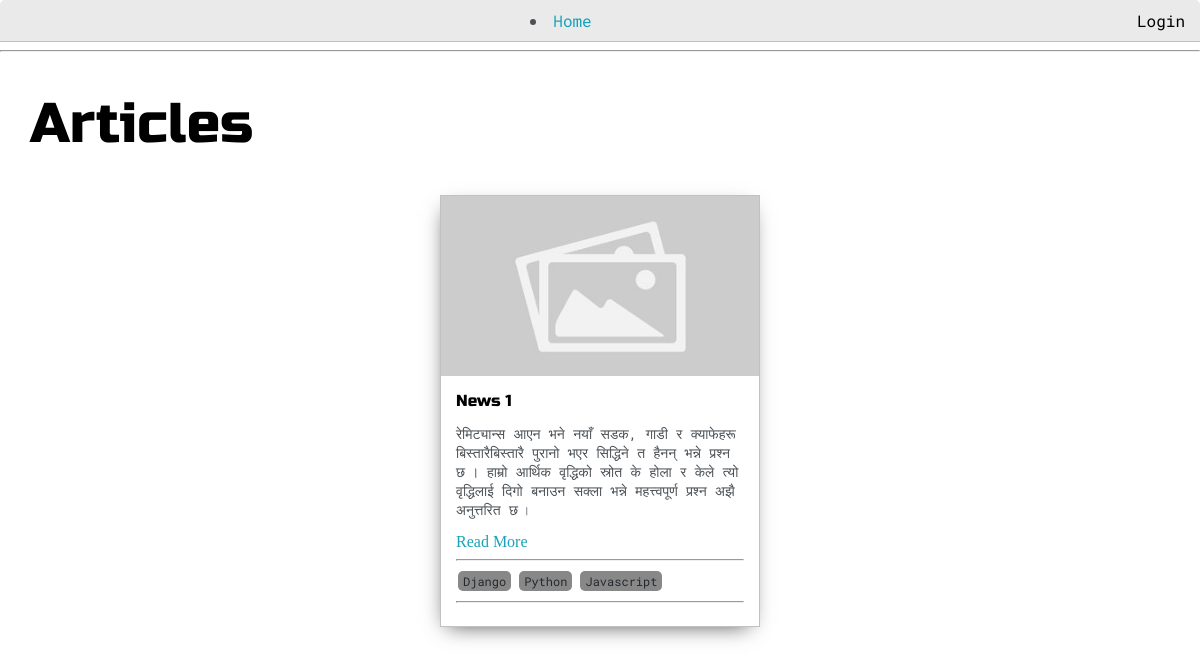
/posts/, run on the app's committed database.
### base/models.py (models this page shows, shortened)
class Posts(models.Model):
    headline =  models.CharField(max_length=300)
    Sub_headline = models.CharField(max_length=300, null = True, blank=True)
    thumbnail = models.ImageField(null=True, blank=True, upload_to ="images", default="placeholder.jpg")
    body = RichTextUploadingField(null=True, blank=True)
    created = models.DateTimeField(auto_now_add = True)
    publish = models.BooleanField(default = False)
    featured = models.BooleanField(default = False)
    tags = models.ManyToManyField(Tags, null=True, blank=True)
    slug = models.SlugField(null=True, blank=True, unique=True)

class Tags(models.Model):
    name = models.CharField(max_length=40)
    def __str__(self):
        return self.name

### base/views.py (the view)
# urls.py: path('posts/', views.posts, name='posts'),
def posts(request):
    posts = Posts.objects.filter(publish=True).order_by("-pk")
    context = {'posts': posts}
    return render(request, 'base/posts.html', context)

### templates/base/posts.html (shortened to what this page needs)
{%extends 'base/main.html' %}
{% load static %}
{% block content %}
<div class="main-container">
    <h1>Articles</h1>
    <div class="post-wrapper">
        {% for post in posts%}
        <div>
            <div class="post">
                <img class="thumbnail" src="{{ post.thumbnail.url  }}">
                <div class="post-preview">
                    <h6 class="post-title">{{post.headline}}</h6>
                    <p class="post-intro">{{post.Sub_headline}}</p>
                    <a href="{% url 'article' post.slug %}">Read More</a>
                    <hr>
                        {%for tag in post.tags.all %}
                            <span class = "tag">{{tag}}</span>
                        {%endfor%}
                <hr>
                </div>
            </div>
        </div>
        {% empty %}
        <h3>No Posts...</h3>
        {% endfor %}
    </div>
</div>
{% endblock content %}

### templates/base/main.html (shortened to what this page needs)
<!DOCTYPE html>
{%load static%}
<html>
    <head>
        <link rel="stylesheet" type="text/css" href="{% static 'css/default.css'  %}">
        <link id="theme-style" rel="stylesheet" type="text/css" href="">
    </head>
    <body>
        {% include 'base/navbar.html'%}
        <hr>
        {% block content %}
        {% endblock content %}
    </body>
</html>

### templates/base/navbar.html (shortened to what this page needs)
<div class="nav-wrapper">
    <a href="{% url 'home'%}">
        <li><a href="{% url 'home' %}">Home</a></li>
    </a>
    <ul id="navigation">
        <li><a href="{% url 'login' %}">Login</a></li>
    </ul>
</div>

### static/css/default.css (style rules this page uses)
:root { --mainColor:#eaeaea; --secondaryColor:#fff; --borderColor:#c1c1c1; --mainText:black; --secondaryText:#4b5156; --themeDotBorder:#24292e; --previewBg:rgb(251, 249, 243, 0.8); --previewShadow:#f0ead6; --buttonColor:black; }
html, body { padding: 0; margin: 0; scroll-behavior: smooth; }
body * { transition: 0.3s; }
h1, h2, h3, h4, h5, h6, strong { color: var(--mainText); font-family: 'Russo One', sans-serif; font-weight: 500; }
p, li, span, label, input, textarea { color: var(--secondaryText); font-family: 'Roboto Mono', monospace; }
a { text-decoration: none; color:#17a2b8; }
ul { list-style: none; }
h1 { font-size: 56px; }
h6 { font-size: 16px; }
.main-container { width: 1200px; margin: 0 auto; }
.nav-wrapper { border-radius:5px 5px 0 0; grid-area:nav-wrapper; border-bottom: 1px solid var(--borderColor); display: flex; justify-content: space-between; align-items: center; background-color: var(--mainColor); }
#navigation a { color:var(--mainText); }
#navigation { margin:0; padding: 10px; }
#navigation li { display: inline-block; margin-right: 5px; margin-left:5px; }
.post-wrapper { display: grid; grid-template-columns: repeat(auto-fit, 320px); gap:20px; justify-content: center; padding-bottom: 50px; }
.post { border:1px solid var(--borderColor); -webkit-box-shadow: -2px 7px 21px -9px rgba(0,0,0,0.75); -moz-box-shadow: -2px 7px 21px -9px rgba(0,0,0,0.75); box-shadow: -2px 7px 21px -9px rgba(0,0,0,0.75); }
.tag { display: inline-block; color: #24292e; background-color: #888; border-radius: 5px; margin: 2px; padding: 2px 5px; font-size: 12px; }
.thumbnail { display: block; width: 100%; height:180px; object-fit: cover; }
.post-preview { background-color: #fff; padding:15px; }
.post-title { color:black; margin: 0; }
.post-intro { color:#4b5156; font-size: 14px; }
@media screen and (max-width: 1200px) { .main-container { width: 95%; } }

### data on the page
Posts: thumbnail (placeholder picture), headline "News 1", Sub_headline "रेमिट्यान्स आएन भने नयाँ सडक, गाडी र क्याफेहरू बिस्तारैबिस्तारै पुरानो भएर सिद्धिने त हैनन् भन्ने प्रश्न छ । हाम्रो आर्थिक वृद्धिको स्रोत के होला र केले त्यो वृद्धिलाई दिगो बनाउन सक्ला भन्ने महत्त्वपूर्ण प्रश्न अझै अनुत्तरित छ ।"
Tags: name "Django"
Tags: name "Python"
Tags: name "Javascript"
